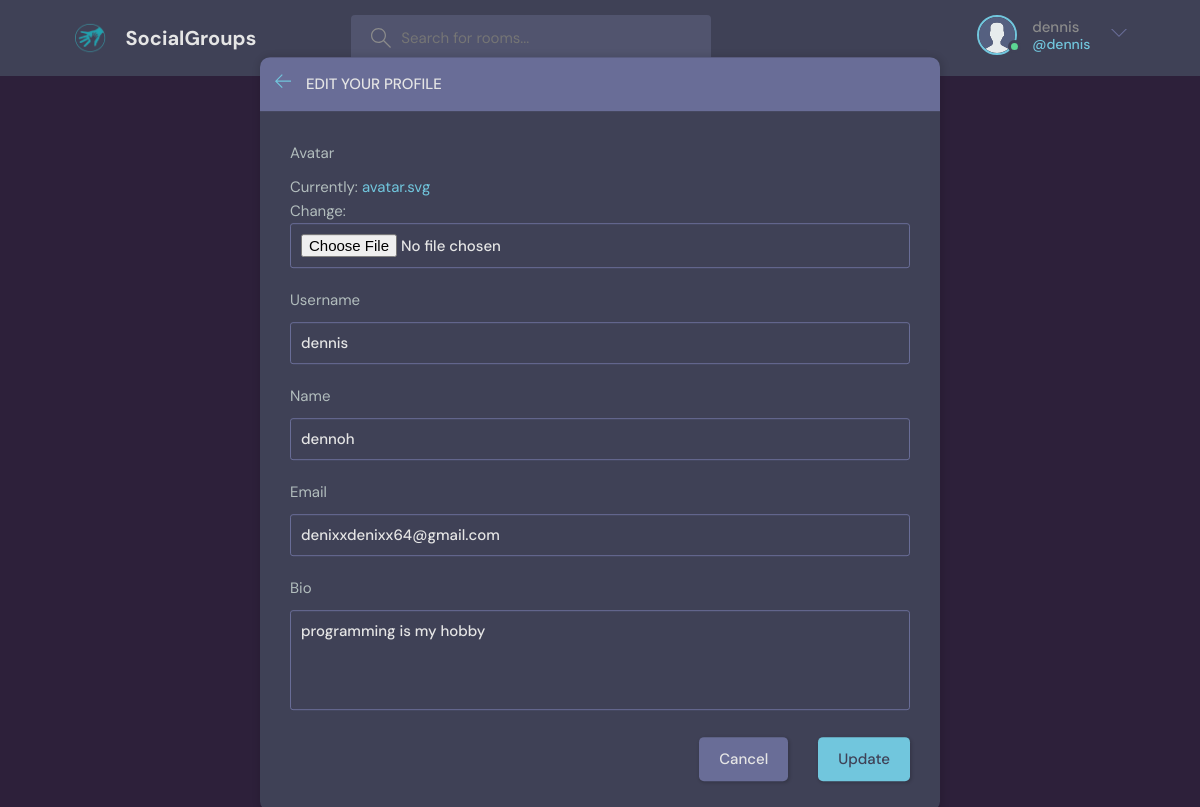
/update_user/ (signed in), run on an earlier commit of the app's database.
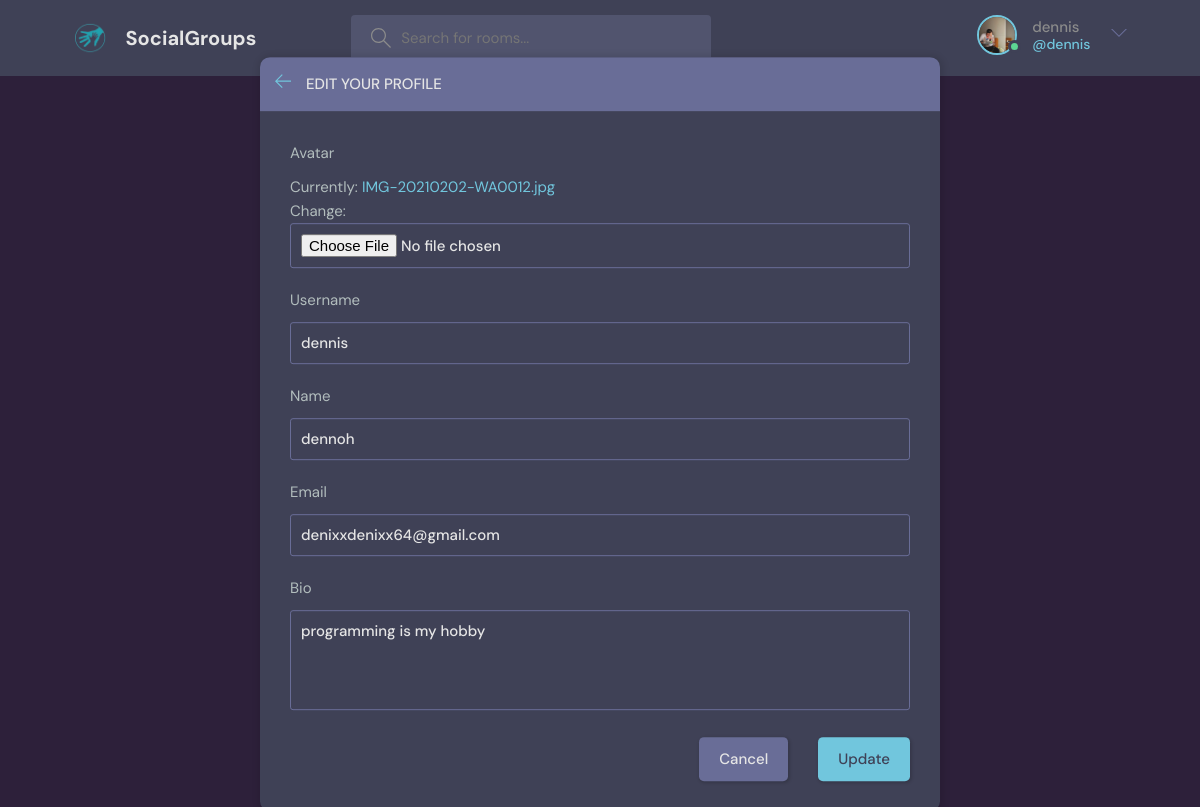
And on a later commit of the database.
### chat/models.py (models this page shows)
class User(AbstractUser):
    name = models.CharField(max_length=200, null=True)
    email = models.EmailField(null=True)
    bio = models.TextField(null=True)
    avatar = models.ImageField(null=True, default="avatar.svg")
    USERNAME_FIELD = 'username'
    REQUIRED_FIELDS = []

### chat/views.py (the view)
# urls.py: path('update_user/', views.updateuser, name="update-user"),
@login_required(login_url='login')
def updateuser(request):
    user = request.user
    form = UserForm(instance=user)
    if request.method == 'POST':
        form = UserForm(request.POST, request.FILES, instance=user)
        if form.is_valid():
            form.save()
            return redirect('profile', pk=user.id)
    context = {'form': form}
    return render(request, 'update_user.html', context)

### chat/forms.py
class UserForm(ModelForm):
    class Meta:
        model = User
        fields = ['avatar', 'username', 'name', 'email', 'bio']

### chat/templates/update_user.html (shortened to what this page needs)
<!DOCTYPE html>
{% load static %}
<html lang="en">
  <head>
    <link rel="stylesheet" type="text/css" media="screen" href="{% static 'styles/style.css' %}">
  </head>
  <body>
    <header class="header header--loggedIn">
      <div class="container">
        <a href="{% url 'home' %}" class="header__logo">
          <img src="{% static 'images/logo.jpg'%}" />
          <h1>SocialGroups</h1>
        </a>
        <form class="header__search" method="GET" action="{% url 'home' %}">
          <label>
            <input name="q" placeholder="Search for rooms..." />
          </label>
        </form>
        <nav class="header__menu">
{% if request.user.is_authenticated %}
          <div class="header__user">
            <a href="{% url 'profile' user.id  %}">
              <div class="avatar avatar--medium active">
                <img src="{{request.user.avatar.url}}" />
              </div>
              <p>{{ request.user.username }} <span>@{{ request.user.username }}</span></p>
            </a>
            <button class="dropdown-button">
              <svg version="1.1" xmlns="http://www.w3.org/2000/svg" width="32" height="32" viewBox="0 0 32 32">
                <title>chevron-down</title>
                <path d="M16 21l-13-13h-3l16 16 16-16h-3l-13 13z"></path>
              </svg>
            </button>
          </div>
          {% endif %}
        </nav>
      </div>
    </header>
    <main class="update-account layout">
        <div class="container">
            <div class="layout__box">
                <div class="layout__boxHeader">
                    <div class="layout__boxTitle">
                        <a href="{% url 'home' %}">
                            <svg version="1.1" xmlns="http://www.w3.org/2000/svg" width="32" height="32"
                                viewBox="0 0 32 32">
                                <title>arrow-left</title>
                                <path
                                    d="M13.723 2.286l-13.723 13.714 13.719 13.714 1.616-1.611-10.96-10.96h27.625v-2.286h-27.625l10.965-10.965-1.616-1.607z">
                                </path>
                            </svg>
                        </a>
                        <h3>Edit your profile</h3>
                    </div>
                </div>
                <div class="layout__body">
                    <form class="form" action="" method="POST" enctype="multipart/form-data">
                        {% for field in form %}
                            <div class="form__group">
                                <label for="profile_pic">{{ field.label }}</label>
                                {{ field }}
                            </div>
                        {% endfor %}
                        <div class="form__action">
                            <a class="btn btn--dark" href="{% url 'home' %}">Cancel</a>
                            <button class="btn btn--main" type="submit">Update</button>
                        </div>
                    </form>
                </div>
            </div>
        </div>
    </main>
  </body>
</html>

What changed in the data, as far as the page shows it:
changed User "dennis": user.avatar: picture added in place of a placeholder
Also different on the page:
text no longer shown: "Currently: avatar.svg Change:"
text now shown: "Currently: IMG-20210202-WA0012.jpg Change:"
